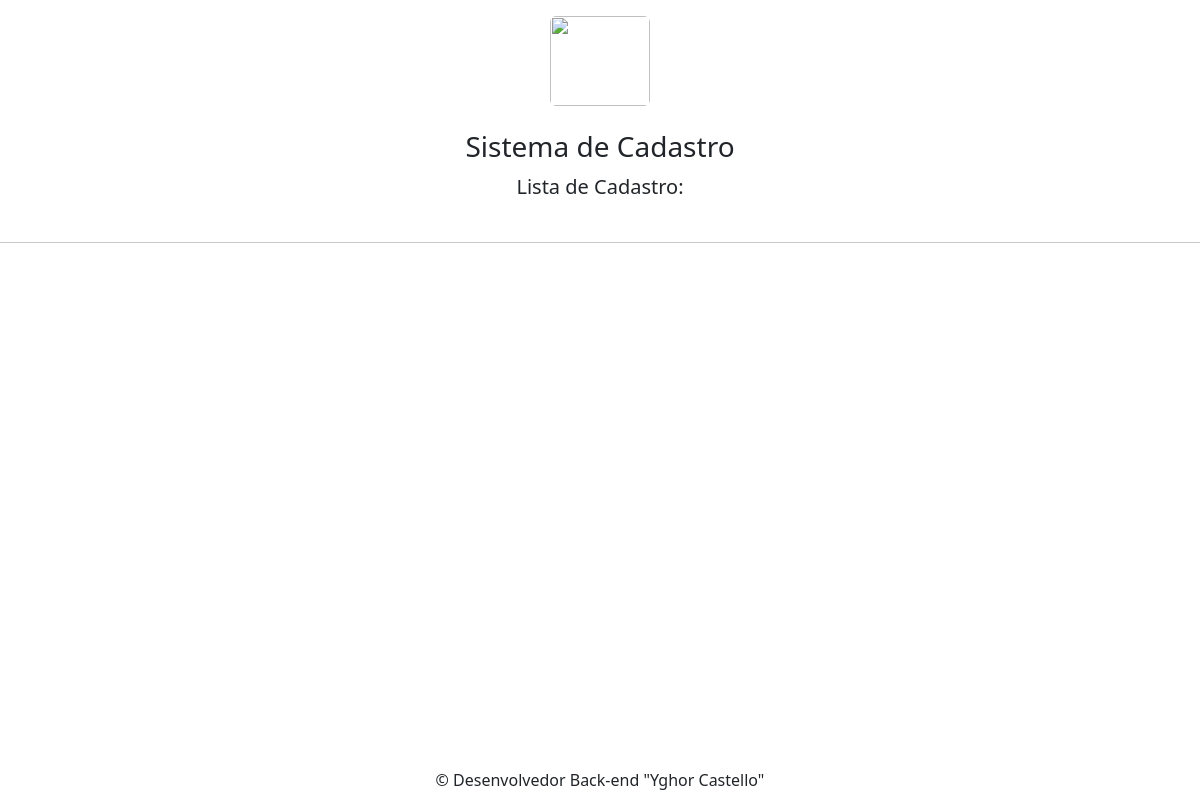
Page /visualizar on the earlier database version.
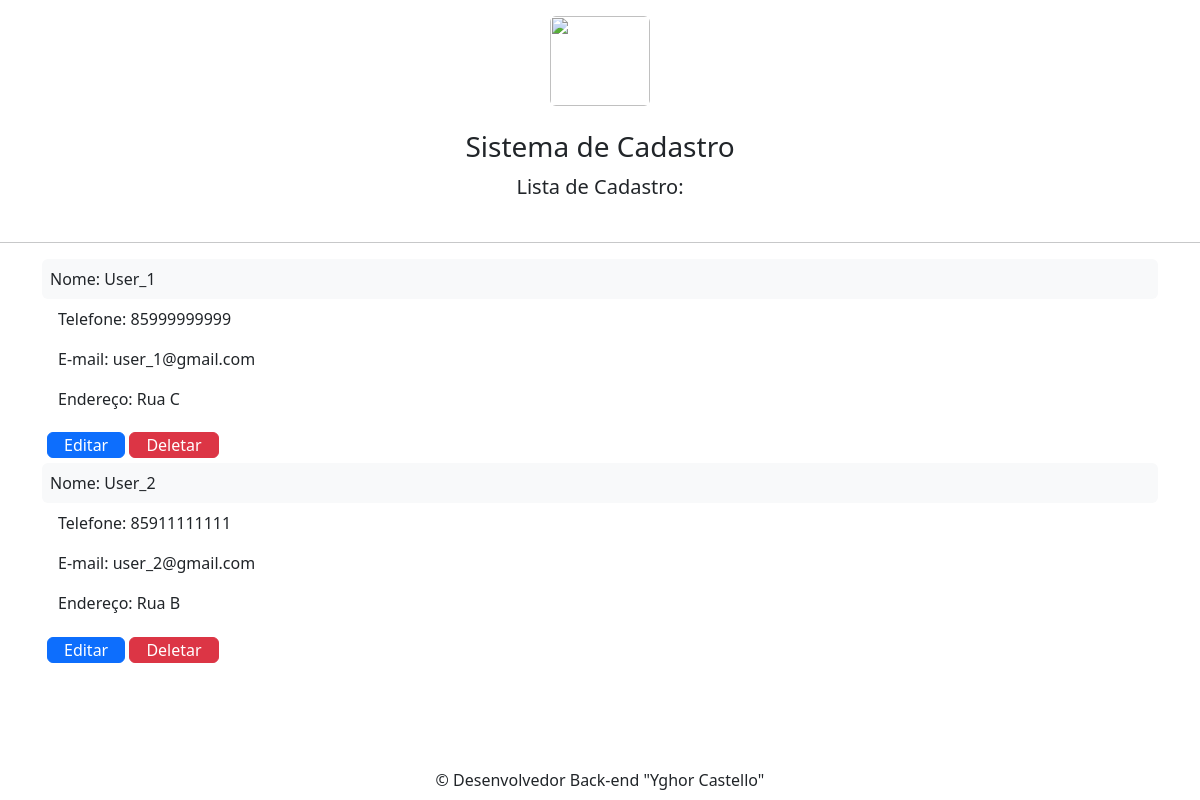
Same page on the later database version.
### app.py (models this page shows, shortened)
class Pessoa(db.Model):
    id = db.Column(db.Integer, primary_key=True, autoincrement=True)
    nome = db.Column(db.String, nullable=False)
    telefone = db.Column(db.String, nullable=False)
    email = db.Column(db.String, nullable=False, unique=True)
    endereco = db.Column(db.String, nullable=False)

### app.py (the view)
@app.route("/visualizar")
def visualizar():
    pessoa = Pessoa.query.all()
    return render_template("visualizar.html", pessoa=pessoa)

### templates/visualizar.html (shortened to what this page needs)
{% extends 'base.html' %}
{% block head %}
<div class="container">
    <div class="py-2 text-center">
      <h3>Sistema de Cadastro</h3>
      <p class="lead">Lista de Cadastro:</p>
    </div>
</div>
{% endblock %}
{% block body %}
<hr>
{% for pessoa in pessoa %}
<div class="container">
        <p class="shadow-none p-2 mb-2 bg-light rounded">Nome: {{ pessoa.nome }}</p>
        <p class="col py-0 px-md-3">Telefone: {{ pessoa.telefone}}</p>
        <p class="col py-0 px-md-3">E-mail: {{ pessoa.email }}</p>
        <p class="col py-0 px-md-3">Endereço: {{ pessoa.endereco }}</p>
    <div class=" btn pull-right p-1">
        <a class="btn btn-primary py-0 px-md-3" href="/editar/{{ pessoa.id }}">Editar</a>
        <a class="btn btn-danger py-0 px-md-3" href="/delete/{{ pessoa.id }}">Deletar</a>
    </div>
</div>
{% endfor %}
{% endblock %}

### templates/base.html (shortened to what this page needs)
<!doctype html>
<html lang="pt-br">
  <head>
    <link href="https://cdn.jsdelivr.net/npm/bootstrap@5.2.2/dist/css/bootstrap.min.css" rel="stylesheet">
<div class="container py-3 text-center">
  <img src="static/images/f.jpeg" class="rounded" width="100" height="90">
</div>
    {% block head %}
    {% endblock %}
  </head>
  <body>
    {% block body %}
    {% endblock %}
  </body>
  <footer class="fixed-bottom text-center text-small">
    <p class="mb-2">&copy; Desenvolvedor Back-end "Yghor Castello"</p>
  </footer>
</html>

Differences in the rows shown:
added Pessoa: nome "User_1", telefone "85999999999", email "user_1@gmail.com", endereco "Rua C"
added Pessoa: nome "User_2", telefone "85911111111", email "user_2@gmail.com", endereco "Rua B"
